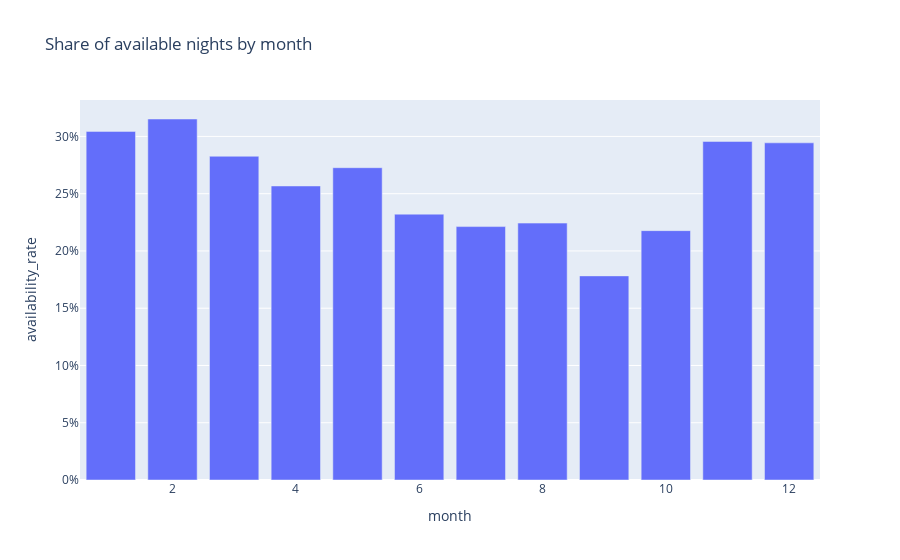
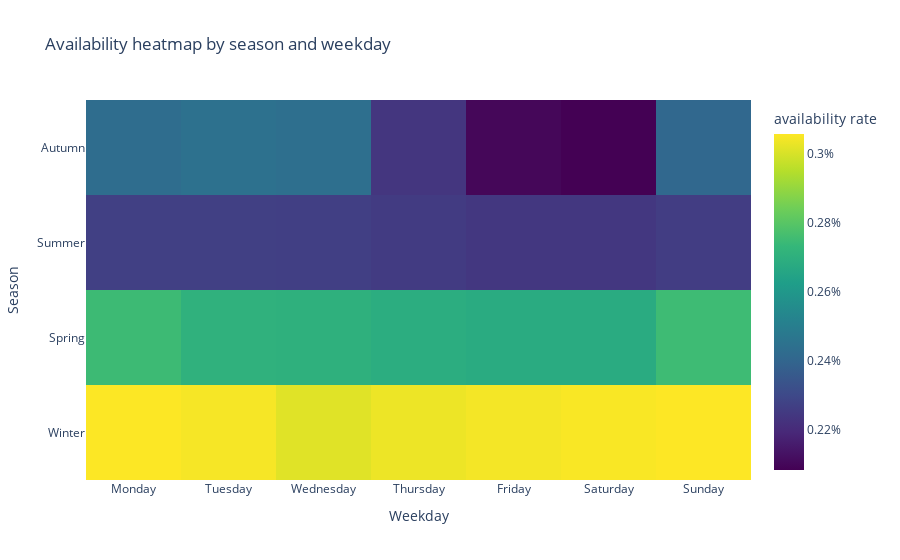

The notebook cell saved with these charts, in order:
### Markdown cell above
## 2.3 Availability Patterns Across Months and Weekdays

Understanding when listings are most or least available helps us uncover
seasonality, tourism patterns, and booking pressure in Amsterdam.

### What we compute
We extract two temporal dimensions from the calendar data:

1. **Monthly Availability Rate**  
   - For each month (1–12), we calculate the *share of nights marked available*.
   - This reveals **high-demand vs. low-demand seasons**.

2. **Weekday × Season Availability Heatmap**  
   - We classify each date into one of four seasons:
     - Winter (Dec–Feb)
     - Spring (Mar–May)
     - Summer (Jun–Aug)
     - Autumn (Sep–Nov)
   - Then we compute average availability for every weekday within each season.

### Why this matters
- Shows **touristic pressure** (e.g., summer months often have low availability)
- Highlights **weekday booking behavior** (e.g., weekends may be fully booked)
- These patterns are crucial for feature engineering such as:
  - `is_peak_season`
  - `is_weekend`
  - `expected_availability_rate`

### Visualisations included
- **Bar chart**: availability by month  
- **Heatmap**: availability by weekday × season

### Code cell
calendar["month"] = calendar["date"].dt.month
calendar["weekday"] = calendar["date"].dt.day_name()

availability_by_month = (
    calendar.groupby("month", observed=True)["available"]
    .mean()
    .rename("share_available")
    .reset_index()
)
display(availability_by_month)

weekday_pivot = (
    calendar.assign(
        season=pd.cut(
            calendar["date"].dt.month % 12,
            bins=[-float("inf"), 2, 5, 8, 11],
            labels=["Winter", "Spring", "Summer", "Autumn"],
        )
    )
    .pivot_table(
        values="available", index="season", columns="weekday",
        aggfunc="mean", observed=True
    )
    .reindex(index=["Winter", "Spring", "Summer", "Autumn"])
    .reindex(columns=["Monday","Tuesday","Wednesday","Thursday","Friday","Saturday","Sunday"])
)

fig_month = px.bar(
    availability_by_month,
    x="month",
    y="share_available",
    title="Share of available nights by month",
    labels={"share_available": "availability_rate"}
)
fig_month.update_yaxes(tickformat=".0%")
fig_month.show()

fig_heat = go.Figure(go.Heatmap(
    z=weekday_pivot.values,
    x=weekday_pivot.columns,
    y=weekday_pivot.index,
    colorscale="Viridis",
    colorbar=dict(title="availability rate", ticksuffix="%"),
))
fig_heat.update_layout(
    title="Availability heatmap by season and weekday",
    xaxis_title="Weekday", 
    yaxis_title="Season"
)
fig_heat.show()

### Figure 1 — Plotly figure (JSON) as saved in the notebook; plotly's stock layout.template omitted (floating-point values rounded to 4 significant figures)
{"data": [{"hovertemplate": "month=%{x}<br>availability_rate=%{y}<extra></extra>", "legendgroup": "", "marker": {"color": "#636efa", "pattern": {"shape": ""}}, "name": "", "orientation": "v", "showlegend": false, "textposition": "auto", "type": "bar", "x": [1, 2, 3, 4, 5, 6, 7, 8, 9, 10, 11, 12], "xaxis": "x", "y": [0.3044, 0.3152, 0.2827, 0.2567, 0.2727, 0.2321, 0.2213, 0.2243, 0.1782, 0.2178, 0.2956, 0.2944], "yaxis": "y"}], "layout": {"barmode": "relative", "legend": {"tracegroupgap": 0}, "title": {"text": "Share of available nights by month"}, "xaxis": {"anchor": "y", "domain": [0, 1], "title": {"text": "month"}}, "yaxis": {"anchor": "x", "domain": [0, 1], "tickformat": ".0%", "title": {"text": "availability_rate"}}}}

### Figure 2 — Plotly figure (JSON) as saved in the notebook; plotly's stock layout.template omitted (floating-point values rounded to 4 significant figures)
{"data": [{"colorbar": {"ticksuffix": "%", "title": {"text": "availability rate"}}, "colorscale": [[0, "#440154"], [0.1111, "#482878"], [0.2222, "#3e4989"], [0.3333, "#31688e"], [0.4444, "#26828e"], [0.5556, "#1f9e89"], [0.6667, "#35b779"], [0.7778, "#6ece58"], [0.8889, "#b5de2b"], [1, "#fde725"]], "type": "heatmap", "x": ["Monday", "Tuesday", "Wednesday", "Thursday", "Friday", "Saturday", "Sunday"], "y": ["Winter", "Spring", "Summer", "Autumn"], "z": [[0.3056, 0.3047, 0.3014, 0.3034, 0.3044, 0.3052, 0.3057], [0.2748, 0.2707, 0.2704, 0.2688, 0.268, 0.268, 0.2749], [0.2271, 0.2271, 0.2267, 0.2254, 0.2242, 0.2242, 0.2262], [0.2429, 0.2446, 0.2439, 0.2238, 0.2099, 0.2084, 0.2407]]}], "layout": {"title": {"text": "Availability heatmap by season and weekday"}, "xaxis": {"title": {"text": "Weekday"}}, "yaxis": {"title": {"text": "Season"}}}}
